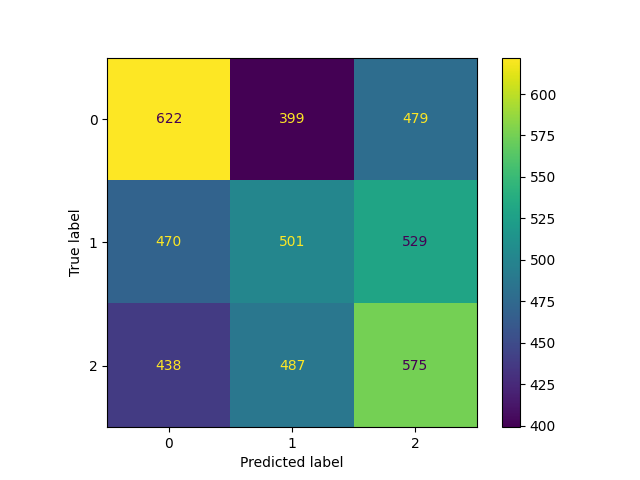

Python code for this plot:

import matplotlib.pyplot as plt  
from readwrite import read_data
from sklearn.neighbors import KNeighborsClassifier
from sklearn.metrics import plot_confusion_matrix
from readwrite import read_data, write_data

train_images, train_labels, test_images, validation_images, validation_labels = read_data()

classifier = KNeighborsClassifier(n_neighbors=3)
classifier.fit(train_images, train_labels)

plot_confusion_matrix(classifier, validation_images, validation_labels)
plt.show()
plt.savefig('knn.png')

prediction = classifier.predict(test_images)
write_data(prediction)